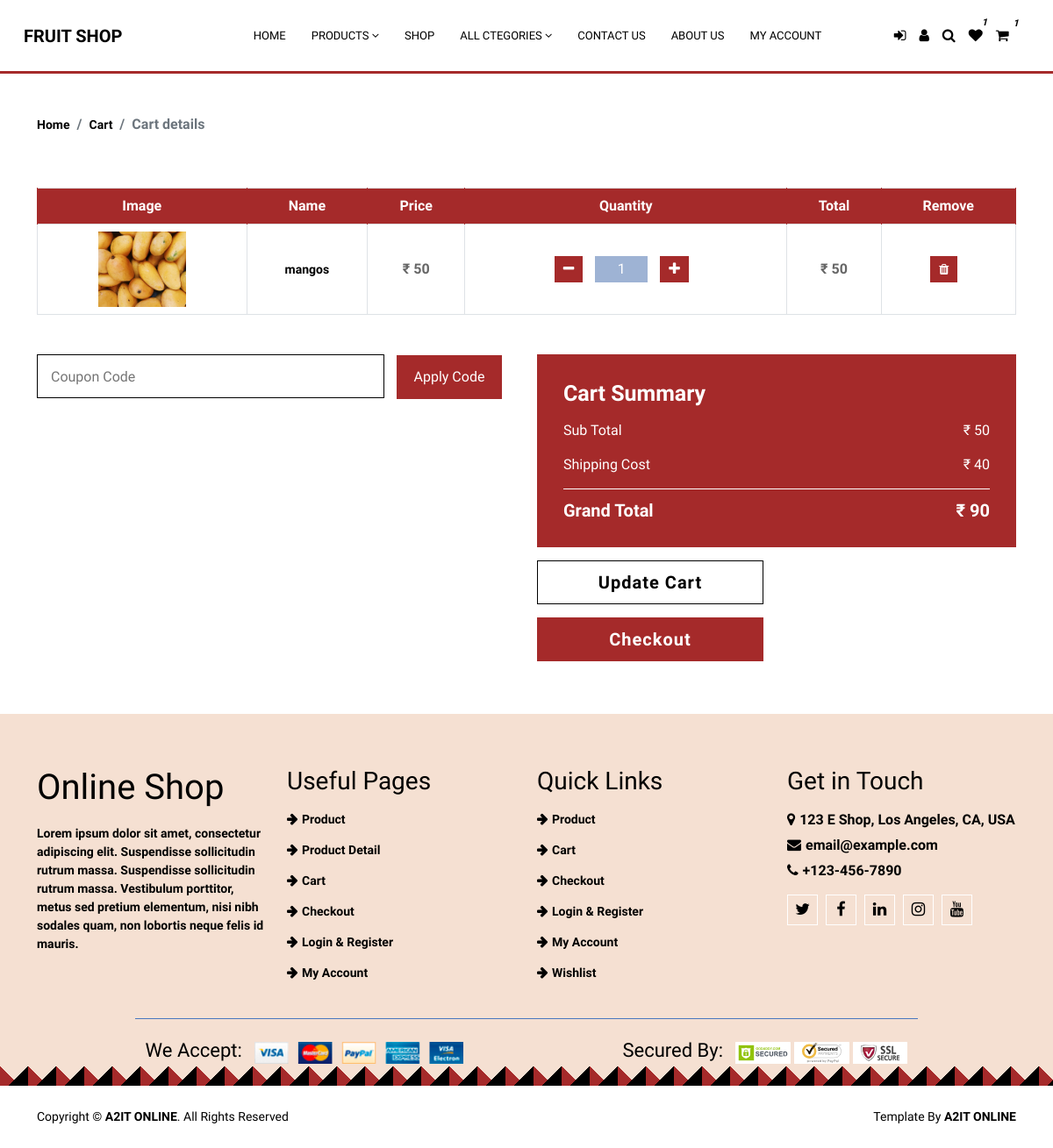
Page /cart/ on the committed database.
### app/models.py (models this page shows)
class Addtocart(models.Model):
    Product_id = models.CharField(max_length=100)
    Product_name = models.CharField(max_length=100)
    Product_Price = models.CharField(max_length=100)
    Product_Discount_price = models.CharField(max_length=100)
    Product_Unit = models.CharField(max_length=100, default='')
    Product_img = models.CharField(max_length=300, default='')
    created_date = models.DateTimeField(default=timezone.now)

### app/views.py (the view)
# urls.py: path('cart/', views.cart, name="cart"),
def cart(request):
    cart = Addtocart.objects.all()
    wish = Wishlist.objects.all().count()
    cart2 = Addtocart.objects.all().count()
    cartprice = Addtocart.objects.aggregate(Sum('Product_Discount_price'))
    cartprice=cartprice.get('Product_Discount_price__sum')
    totalgd=cartprice+40
    x={'cartprice':cartprice,'cart':cart,'total':totalgd}
    request.session['wishcount'] =wish
    request.session['cartcount'] =cart2
    return render(request, 'pages/cart.html',{'cart':x})

### templates/pages/cart.html
{% extends 'common/base.html' %}
{% load static %}
{% block content %}
<div class="breadcrumb-wrap product-warop-product">
    <div class="container">
        <ul class="breadcrumb">
            <li class="breadcrumb-item"><a href="#">Home</a></li>
            <li class="breadcrumb-item"><a href="#">Cart</a></li>
            <li class="breadcrumb-item active">Cart details</li>
        </ul>
    </div>
</div>
<div class="cart-page">
<div class="container">
    <div class="row">
        <div class="col-md-12">
            <div class="table-responsive">
                <table class="table table-bordered">
                    <thead class="thead-dark">
                        <tr>
                            <th>Image</th>
                            <th>Name</th>
                            <th>Price</th>
                            <th>Quantity</th>
                            <th>Total</th>
                            <th>Remove</th>
                        </tr>
                    </thead>
                    <tbody class="align-middle">
                        {% for product in cart.cart %}
                        <tr>
                            <td><a href="#"><img src="{{MEDIA_ROOT}}../{{product.Product_img}}" alt="Image" /></a></td>
                            <td><a href="#">{{product.Product_name}}</a></td>
                            <td>₹ {{product.Product_Discount_price}}</td>
                            <td>
                                <div class="qty">
                                    <button class="btn-minus"><i class="fa fa-minus"></i></button>
                                    <input type="text" value="1" />
                                    <button class="btn-plus"><i class="fa fa-plus"></i></button>
                                </div>
                            </td>
                            <td>₹ {{product.Product_Discount_price}}</td>
                            <td><button><a id="fafaicons"  href="{% url 'adddel' product.Product_id %}"><i class="fa fa-trash"></i></a></button></td>
                        </tr>
                        {% endfor %}
                    </tbody>
                </table>
            </div>
        </div>
    </div>
    <div class="row">
        <div class="col-md-6">
            <div class="coupon">
                <input type="text" placeholder="Coupon Code" />
                <button>Apply Code</button>
            </div>
        </div>
        <div class="col-md-6">
            <div class="cart-summary">
                <div class="cart-content">
                    <h3>Cart Summary</h3>
                    <p>Sub Total<span>₹ {{ cart.cartprice }}</span></p>
                    <p>Shipping Cost<span>₹ 40</span></p>
                    <h4>Grand Total<span>₹ {{ cart.total }}</span></h4>
                </div>
                <div class="cart-btn">
                    <button><a href="/">Update Cart</a></button>
                    <button><a href="/checkout/" class="checkoutcart">Checkout</a></button>
                </div>
            </div>
        </div>
    </div>
</div>
</div>
{% endblock %}

### static/css/style.css (style rules this page uses)
body { line-height: 1.5; font-family: 'Varela Round', sans-serif; font-weight: 700; overflow-x: hidden; }
* { margin:0; box-sizing: border-box; }
body a, p { font-size: 14px; font-weight: 700; }
:before,:after { box-sizing: border-box; }
#fafaicons i.fa.fa-trash { color: white; }
.product-warop-product { margin-top: 80px; }
.checkoutcart { color: white !important; text-decoration: none; font-size: 20px; letter-spacing: 1px; }
.cart-btn a:first-child { color: black; text-decoration: none; font-size: 20px; letter-spacing: 1px; }

### static/css/style2.css (style rules this page uses)
a { color: black; transition: 0.5s; text-decoration: none; }
p { padding: 0; margin: 0 0 15px 0; }
h1, h2, h3, h4, h5, h6 { color: #666666; margin: 0 0 15px 0; padding: 0; }
.breadcrumb-wrap { position: relative; width: 100%; background: #ffffff; }
.breadcrumb-wrap .breadcrumb { margin: 15px 0 0 0; padding: 0; background: none; padding-top: 50px; }
.cart-page { position: relative; padding: 60px 0; }
.cart-page .table { width: 100%; text-align: center; margin-bottom: 45px; }
.cart-page .table .thead-dark th { text-align: center; background: brown; border-color: brown; vertical-align: middle; color: white; }
.cart-page .table td { color: #666666; font-size: 16px; font-weight: 600; vertical-align: middle; }
.cart-page .table img { max-width: 100px; max-height: 100px; }
.cart-page .table .qty { display: inline-block; }
.cart-page .table button { height: 30px; padding: 2px 10px; text-align: center; color: #ffffff; background: brown; border: none; }
.cart-page .table input { width: 60px; height: 30px; color: #ffffff; text-align: center; background: rgba(63, 105, 170, .5); border: none; }
.cart-page .coupon { position: relative; width: 100%; }
.cart-page .coupon input { width: calc(100% - 150px); height: 50px; padding: 0 15px; color: #666666; background: #ffffff; border: 1px solid black; margin-right: 10px; }
.cart-page .coupon button { width: 120px; height: 50px; padding: 2px 10px; text-align: center; color: #ffffff; background: brown; border: none; }
.cart-page .cart-summary { position: relative; width: 100%; }
.cart-page .cart-summary .cart-content { padding: 30px; background: brown; }
.cart-page .cart-summary .cart-content h3 { color: #ffffff; font-size: 25px; font-weight: 600; }
.cart-page .cart-summary .cart-content p { color: #ffffff; font-size: 16px; font-weight: 400; }
.cart-page .cart-summary .cart-content p span, .cart-page .cart-summary .cart-content h4 span { float: right; }
.cart-page .cart-summary .cart-content h4 { color: #ffffff; font-size: 20px; font-weight: 600; padding-top: 12px; border-top: 1px solid #ffffff; margin: 0; }
.cart-page .cart-summary .cart-btn button { margin-top: 15px; width: calc(50% - 15px); height: 50px; padding: 2px 10px; text-align: center; color: #ffffff; background: brown; border: none; }
.cart-page .cart-summary .cart-btn button:first-child { margin-right: 25px; color: black; background: #ffffff; border: 1px solid black; }
button, input, optgroup, select, textarea { margin-right: 10px; }

### rows in the picture
Addtocart: Product_img (picture), Product_name "mangos", Product_Discount_price "50"

### other values in the picture
{{ request.session.wishcount }} "1"
{{ request.session.cartcount }} "1"
{{ cart.cartprice }} "50"
{{ cart.total }} "90"
